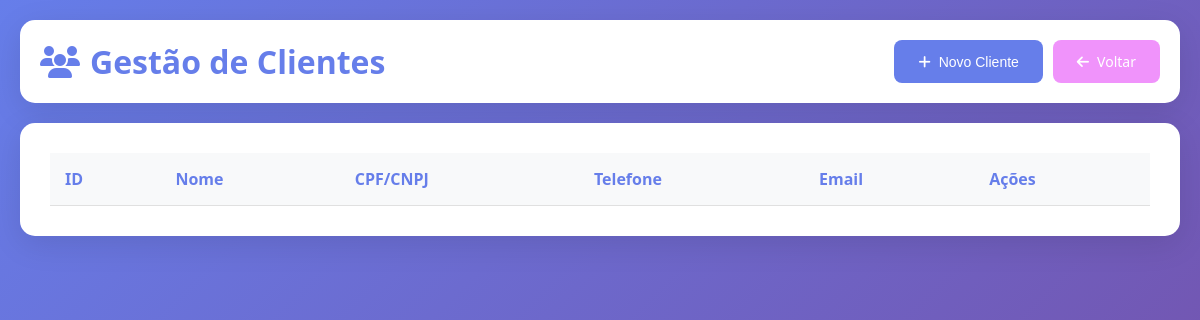
/php/clientes.php, run on an earlier commit of the app's database.
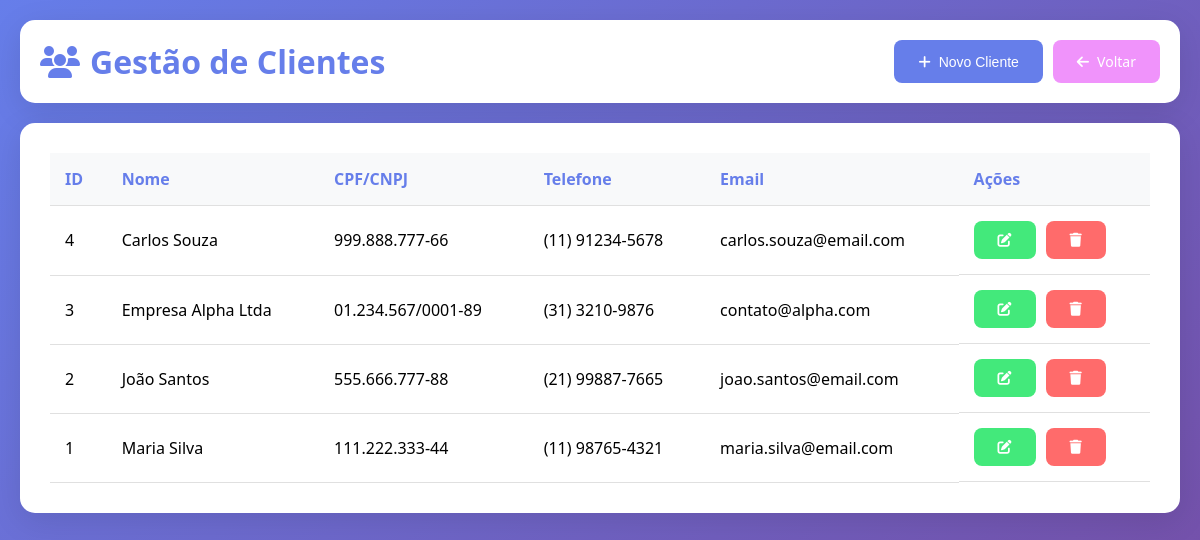
And on a later commit of the database.
### tables this page shows
CREATE TABLE Cliente (
    id_cliente INT PRIMARY KEY AUTO_INCREMENT,
    nome VARCHAR(100) NOT NULL,
    cpf_cnpj VARCHAR(18) UNIQUE,
    telefone VARCHAR(15),
    email VARCHAR(100)
);

### php/clientes.php (the view, shortened to what this page needs)
<?php
require_once 'config.php';
$clientes = $pdo->query("SELECT * FROM Cliente ORDER BY nome")->fetchAll();
?>
<!DOCTYPE html>
<html lang="pt-BR">
<head>
    <link href="https://cdnjs.cloudflare.com/ajax/libs/font-awesome/6.4.0/css/all.min.css" rel="stylesheet">
</head>
<body>
    <div class="container">
        <div class="header">
            <h1><i class="fas fa-users"></i> Gestão de Clientes</h1>
            <div style="display: flex; gap: 10px;">
                <button onclick="openModal()" class="btn btn-primary">
                    <i class="fas fa-plus"></i> Novo Cliente
                </button>
                <a href="index.php" class="btn btn-back">
                    <i class="fas fa-arrow-left"></i> Voltar
                </a>
            </div>
        </div>
        <div class="card">
            <table>
                <thead>
                    <tr>
                        <th>ID</th>
                        <th>Nome</th>
                        <th>CPF/CNPJ</th>
                        <th>Telefone</th>
                        <th>Email</th>
                        <th>Ações</th>
                    </tr>
                </thead>
                <tbody>
                    <?php foreach ($clientes as $cliente): ?>
                    <tr>
                        <td><?php echo $cliente['id_cliente']; ?></td>
                        <td><?php echo htmlspecialchars($cliente['nome']); ?></td>
                        <td><?php echo htmlspecialchars($cliente['cpf_cnpj']); ?></td>
                        <td><?php echo htmlspecialchars($cliente['telefone']); ?></td>
                        <td><?php echo htmlspecialchars($cliente['email']); ?></td>
                        <td class="actions">
                            <button onclick='editCliente(<?php echo json_encode($cliente); ?>)' class="btn btn-success">
                                <i class="fas fa-edit"></i>
                            </button>
                            <form method="POST" style="display: inline;" onsubmit="return confirm('Deseja excluir este cliente?')">
                                <button type="submit" class="btn btn-danger">
                                    <i class="fas fa-trash"></i>
                                </button>
                            </form>
                        </td>
                    </tr>
                    <?php endforeach; ?>
                </tbody>
            </table>
        </div>
    </div>
</body>
</html>

What changed in the data, as far as the page shows it:
added cliente: id_cliente "4", nome "Carlos Souza", cpf_cnpj "999.888.777-66", telefone "(11) 91234-5678", email "carlos.souza@email.com"
added cliente: id_cliente "3", nome "Empresa Alpha Ltda", cpf_cnpj "01.234.567/0001-89", telefone "(31) 3210-9876", email "contato@alpha.com"
added cliente: id_cliente "2", nome "João Santos", cpf_cnpj "555.666.777-88", telefone "(21) 99887-7665", email "joao.santos@email.com"
added cliente: id_cliente "1", nome "Maria Silva", cpf_cnpj "111.222.333-44", telefone "(11) 98765-4321", email "maria.silva@email.com"
